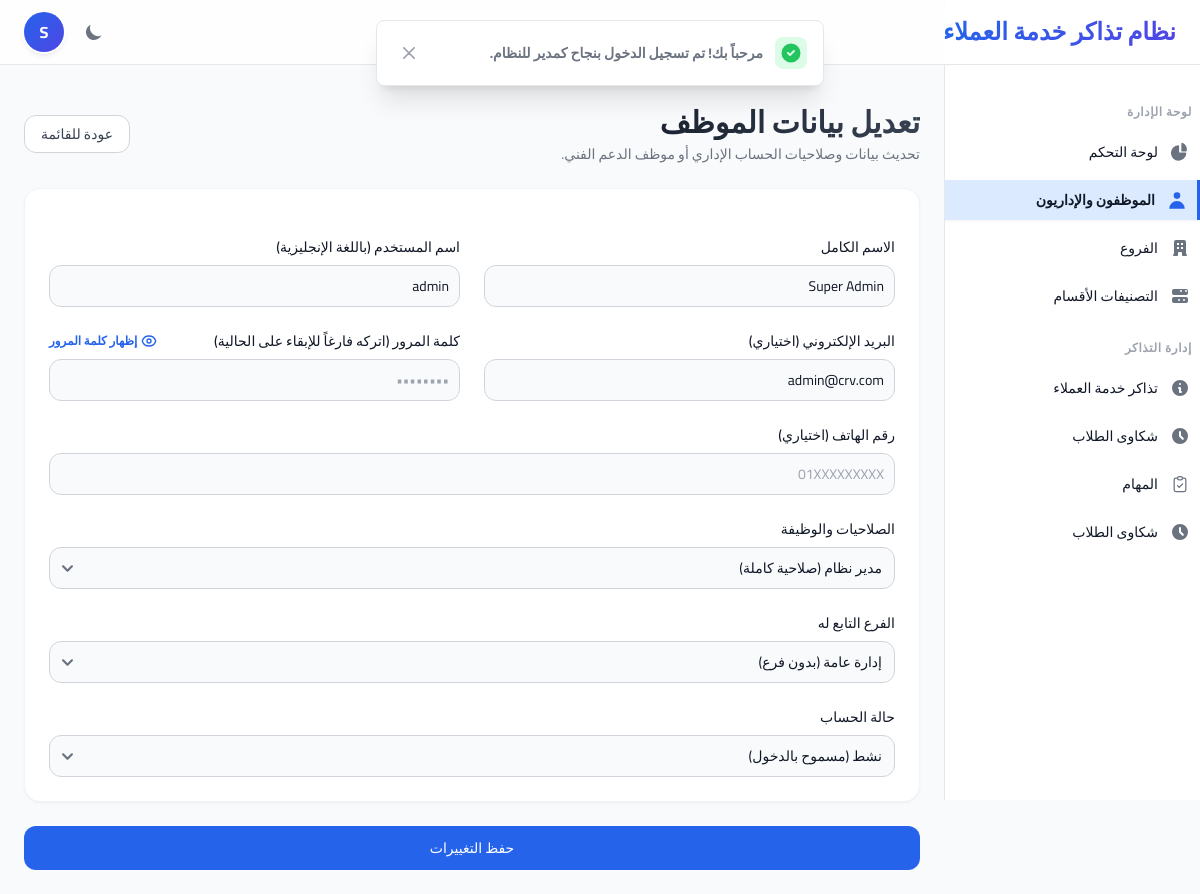
Screenshot of /admin/employee-edit.php?id=1 (signed in) with the database file from the repository.
### tables this page shows
CREATE TABLE IF NOT EXISTS `employees` (
    `id` INT AUTO_INCREMENT PRIMARY KEY,
    `branch_id` INT NULL,
    `name` VARCHAR(150) NOT NULL,
    `username` VARCHAR(100) UNIQUE NOT NULL,
    `email` VARCHAR(190) UNIQUE NULL,
    `password` VARCHAR(255) NOT NULL,
    `phone` VARCHAR(30) NULL,
    `role` ENUM('admin','employee') DEFAULT 'employee',
    `status` ENUM('active','inactive') DEFAULT 'active',
    `last_login_at` DATETIME NULL,
    `created_at` TIMESTAMP DEFAULT CURRENT_TIMESTAMP,
    CONSTRAINT `fk_employees_branch` FOREIGN KEY (`branch_id`) REFERENCES `branches` (`id`) ON DELETE SET NULL
);

### admin/employee-edit.php (the view, shortened to what this page needs)
<?php
$db = getDBConnection();
$id = (int)($_GET['id'] ?? 0);
$stmt = $db->prepare("SELECT * FROM employees WHERE id = :id");
$stmt->execute(['id' => $id]);
$employee = $stmt->fetch();
require_once __DIR__ . '/../includes/header.php';
require_once __DIR__ . '/../includes/sidebar.php';
?>
<main class="p-6 space-y-6 flex-1">
    <div class="flex items-center justify-between">
        <div>
            <h1 class="text-3xl font-bold bg-gradient-to-r from-gray-900 to-gray-700 dark:from-white dark:to-gray-300 bg-clip-text text-transparent">
            </h1>
            <p class="mt-1 text-sm text-gray-500 dark:text-gray-400">تحديث بيانات وصلاحيات الحساب الإداري أو موظف الدعم الفني.</p>
        </div>
        <a href="<?php echo BASE_URL; ?>admin/employees.php" class="px-4 py-2 text-sm font-medium text-gray-700 bg-white border border-gray-300 hover:bg-gray-50 dark:bg-gray-800 dark:text-gray-300 dark:border-gray-600 rounded-xl transition-all">
            عودة للقائمة
        </a>
    </div>
    <div class="p-6 bg-white border border-gray-100 rounded-2xl shadow-sm dark:bg-gray-800 dark:border-gray-700 w-full">
        <form class="space-y-6" action="" method="POST">
            <div class="grid grid-cols-1 md:grid-cols-2 gap-6">
                <div>
                    <label class="block mb-2 text-sm font-medium text-gray-900 dark:text-white">الاسم الكامل</label>
                    <input type="text" name="name" class="bg-gray-50 border border-gray-300 text-gray-900 text-sm rounded-xl focus:ring-blue-500 focus:border-blue-500 block w-full p-2.5 dark:bg-gray-700 dark:border-gray-600 placeholder-gray-400 dark:placeholder-gray-500 dark:text-white" placeholder="الاسم ثلاثي أو رباعي" required value="<?php echo htmlspecialchars($employee['name']); ?>">
                </div>
                <div>
                    <label class="block mb-2 text-sm font-medium text-gray-900 dark:text-white">اسم المستخدم (باللغة الإنجليزية)</label>
                    <input type="text" name="username" class="bg-gray-50 border border-gray-300 text-gray-900 text-sm rounded-xl focus:ring-blue-500 focus:border-blue-500 block w-full p-2.5 dark:bg-gray-700 dark:border-gray-600 placeholder-gray-400 dark:placeholder-gray-500 dark:text-white" placeholder="مثال: ahmad_ali" required value="<?php echo htmlspecialchars($employee['username']); ?>">
                </div>
                <div>
                    <label class="block mb-2 text-sm font-medium text-gray-900 dark:text-white">البريد الإلكتروني (اختياري)</label>
                    <input type="email" name="email" class="bg-gray-50 border border-gray-300 text-gray-900 text-sm rounded-xl focus:ring-blue-500 focus:border-blue-500 block w-full p-2.5 dark:bg-gray-700 dark:border-gray-600 placeholder-gray-400 dark:placeholder-gray-500 dark:text-white" placeholder="name@example.com" value="<?php echo htmlspecialchars($employee['email'] ?? ''); ?>">
                </div>
                <div>
                    <div class="flex items-center justify-between mb-2">
                        <label class="text-sm font-medium text-gray-900 dark:text-white">كلمة المرور (اتركه فارغاً للإبقاء على الحالية)</label>
                        <button type="button" class="toggle-password-btn flex items-center gap-1 text-xs text-blue-600 hover:text-blue-700 dark:text-blue-400 font-bold" data-target="password-edit">
                            <span class="pw-show flex items-center gap-1">
                                إظهار كلمة المرور
                            </span>
                        </button>
                    </div>
                    <input type="password" name="password" id="password-edit" class="bg-gray-50 border border-gray-300 text-gray-900 text-sm rounded-xl focus:ring-blue-500 focus:border-blue-500 block w-full p-2.5 dark:bg-gray-700 dark:border-gray-600 placeholder-gray-400 dark:placeholder-gray-500 dark:text-white" placeholder="••••••••">
                </div>
                </div>
                <div>
                    <label class="block mb-2 text-sm font-medium text-gray-900 dark:text-white">رقم الهاتف (اختياري)</label>
                    <input type="text" name="phone" class="bg-gray-50 border border-gray-300 text-gray-900 text-sm rounded-xl focus:ring-blue-500 focus:border-blue-500 block w-full p-2.5 dark:bg-gray-700 dark:border-gray-600 placeholder-gray-400 dark:placeholder-gray-500 dark:text-white" placeholder="01XXXXXXXXX" value="<?php echo htmlspecialchars($employee['phone'] ?? ''); ?>">
                </div>
                <div>
                    <label class="block mb-2 text-sm font-medium text-gray-900 dark:text-white">الصلاحيات والوظيفة</label>
                    <select name="role" class="bg-gray-50 border border-gray-300 text-gray-900 text-sm rounded-xl focus:ring-blue-500 focus:border-blue-500 block w-full p-2.5 dark:bg-gray-700 dark:border-gray-600 dark:text-white">
                        <option value="admin" <?php echo $employee['role'] === 'admin' ? 'selected' : ''; ?>>مدير نظام (صلاحية كاملة)</option>
                    </select>
                </div>
                <div>
                    <label class="block mb-2 text-sm font-medium text-gray-900 dark:text-white">الفرع التابع له</label>
                    <select name="branch_id" class="bg-gray-50 border border-gray-300 text-gray-900 text-sm rounded-xl focus:ring-blue-500 focus:border-blue-500 block w-full p-2.5 dark:bg-gray-700 dark:border-gray-600 dark:text-white">
                        <option value="">إدارة عامة (بدون فرع)</option>
                    </select>
                </div>
                <div>
                    <label class="block mb-2 text-sm font-medium text-gray-900 dark:text-white">حالة الحساب</label>
                    <select name="status" class="bg-gray-50 border border-gray-300 text-gray-900 text-sm rounded-xl focus:ring-blue-500 focus:border-blue-500 block w-full p-2.5 dark:bg-gray-700 dark:border-gray-600 dark:text-white">
                        <option value="active" <?php echo $employee['status'] === 'active' ? 'selected' : ''; ?>>نشط (مسموح بالدخول)</option>
                    </select>
                </div>
            </div>
            <button type="submit" class="w-full text-white bg-blue-600 hover:bg-blue-700 focus:ring-4 focus:outline-none focus:ring-blue-300 font-medium rounded-xl text-sm px-5 py-3 text-center dark:bg-blue-600 dark:hover:bg-blue-700">حفظ التغييرات</button>
    </div>
<?php
require_once __DIR__ . '/../includes/footer.php';
?>

### includes/header.php (style rules this page uses)
body { font-family: 'Cairo', sans-serif; }

### rows the page displays
employees: name "Super Admin", username "admin", email "admin@crv.com", role "مدير نظام (صلاحية كاملة)", status "نشط (مسموح بالدخول)"

### other values shown
mb_substr($_SESSION['user_name'] ?? 'م', 0, 1, 'UTF-8') "S"
$_SESSION['success'] "مرحباً بك! تم تسجيل الدخول بنجاح كمدير للنظام."
